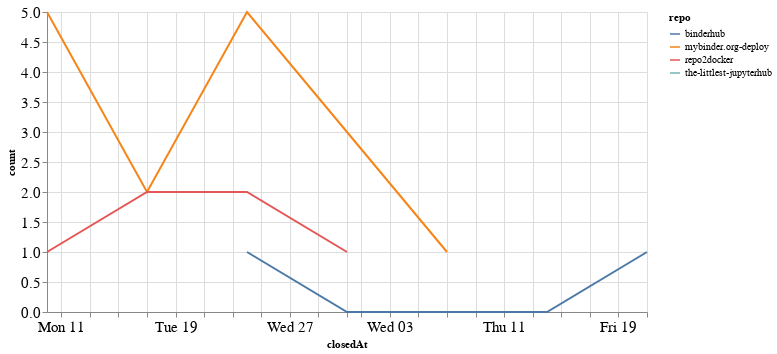

This figure's notebook cell:
### Code cell
closed_by_time = closed_by.groupby('repo').resample('W', on='closedAt').count()['author'].reset_index()
closed_by_time = closed_by_time.rename(columns={'author': 'count'})

alt.Chart(closed_by_time, width=600).mark_line().encode(
    x='closedAt',
    y='count',
    color='repo',
    tooltip="repo"
)

### Figure 1 — Vega-Lite specification as saved in the notebook (floating-point values rounded to 4 significant figures)
{"config": {"axisLeft": {"labelFontSize": 15}, "axisBottom": {"labelFontSize": 15}}, "data": {"name": "data-fe467ad4f10c2579e94f325e5f7cc531"}, "mark": "line", "encoding": {"color": {"type": "nominal", "field": "repo"}, "tooltip": {"type": "nominal", "field": "repo"}, "x": {"type": "temporal", "field": "closedAt"}, "y": {"type": "quantitative", "field": "count"}}, "width": 600, "$schema": "https://vega.github.io/schema/vega-lite/v4.8.1.json", "datasets": {"data-fe467ad4f10c2579e94f325e5f7cc531": [{"repo": "binderhub", "closedAt": "2021-01-24T00:00:00", "count": 1}, {"repo": "binderhub", "closedAt": "2021-01-31T00:00:00", "count": 0}, {"repo": "binderhub", "closedAt": "2021-02-07T00:00:00", "count": 0}, {"repo": "binderhub", "closedAt": "2021-02-14T00:00:00", "count": 0}, {"repo": "binderhub", "closedAt": "2021-02-21T00:00:00", "count": 1}, {"repo": "mybinder.org-deploy", "closedAt": "2021-01-10T00:00:00", "count": 5}, {"repo": "mybinder.org-deploy", "closedAt": "2021-01-17T00:00:00", "count": 2}, {"repo": "mybinder.org-deploy", "closedAt": "2021-01-24T00:00:00", "count": 5}, {"repo": "mybinder.org-deploy", "closedAt": "2021-01-31T00:00:00", "count": 3}, {"repo": "mybinder.org-deploy", "closedAt": "2021-02-07T00:00:00", "count": 1}, {"repo": "repo2docker", "closedAt": "2021-01-10T00:00:00", "count": 1}, {"repo": "repo2docker", "closedAt": "2021-01-17T00:00:00", "count": 2}, {"repo": "repo2docker", "closedAt": "2021-01-24T00:00:00", "count": 2}, {"repo": "repo2docker", "closedAt": "2021-01-31T00:00:00", "count": 1}, {"repo": "the-littlest-jupyterhub", "closedAt": "2021-01-24T00:00:00", "count": 1}]}}
